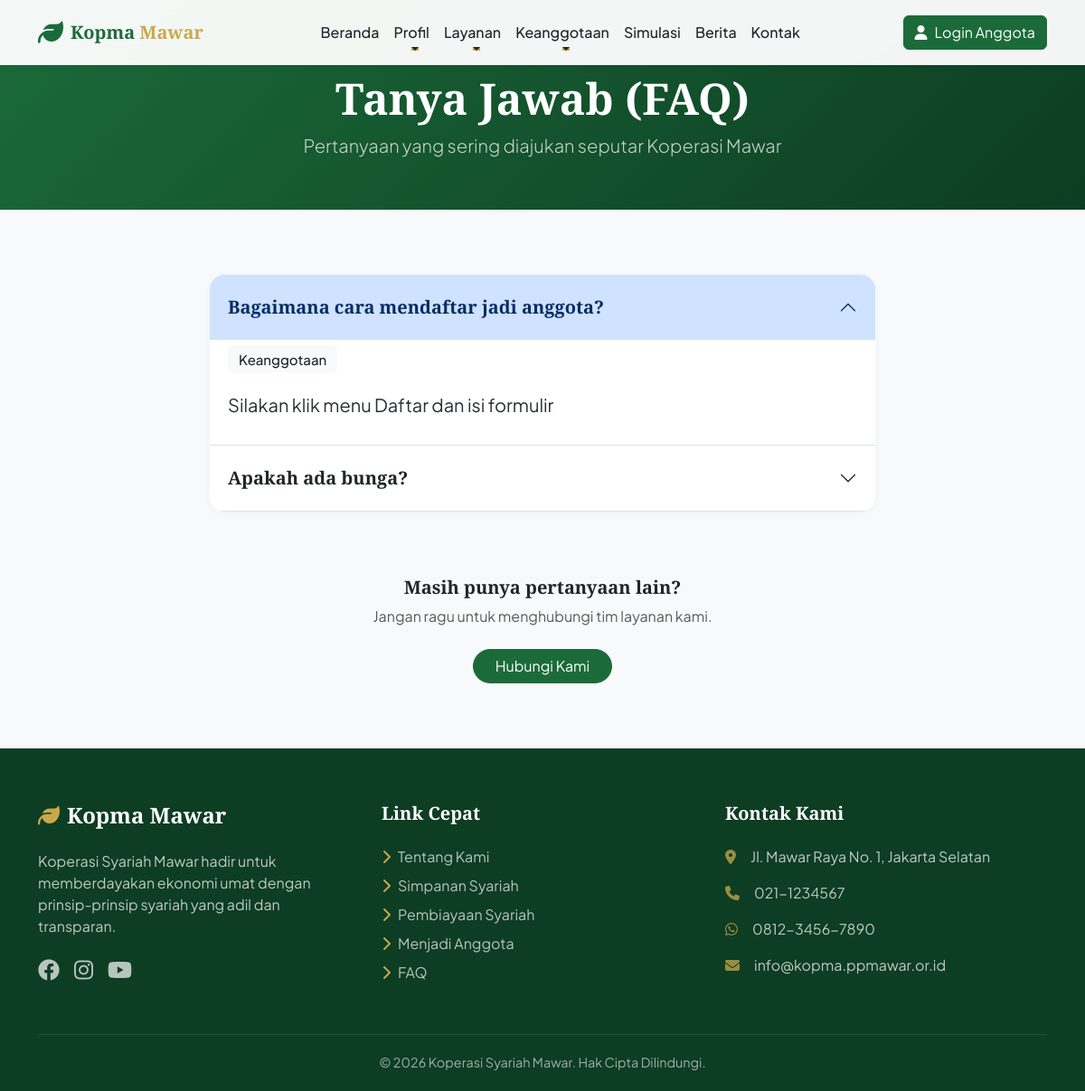
Page /faq on the committed database.
### tables this page shows
CREATE TABLE faqs (
    id INT AUTO_INCREMENT PRIMARY KEY,
    question TEXT NOT NULL,
    answer TEXT NOT NULL,
    category VARCHAR(50),
    sort_order INT DEFAULT 0,
    is_active TINYINT(1) DEFAULT 1,
    created_at DATETIME
);

### app/controllers/FaqController.php (called while the page is built)
<?php
class FaqController extends Controller {
    public function index() {
        $faqModel = $this->model('FaqModel');
        $data = [
            'title' => 'FAQ',
            'faqs' => $faqModel->findActive()
        ];
        $this->view('public/faq', $data);
    }
}

### app/core/App.php (called while the page is built, shortened)
<?php
class App {
    protected $controller = 'HomeController';
    protected $method = 'index';
    public function __construct() {
        $url = $this->parseUrl();
        $controllerName = isset($url[0]) ? str_replace('-', '', ucwords($url[0], '-')) . 'Controller' : $this->controller;
        if (file_exists(APP_ROOT . '/app/controllers/' . $controllerName . '.php')) {
            $this->controller = $controllerName;
            unset($url[0]);
        }
        $this->controller = new $this->controller;
        $this->params = $url ? array_values($url) : [];
        call_user_func_array([$this->controller, $this->method], $this->params);
    }
    public function parseUrl() {
        if (isset($_GET['url'])) {
            $url = rtrim($_GET['url'], '/');
            $url = filter_var($url, FILTER_SANITIZE_URL);
            $url = explode('/', $url);
            return $url;
        }
        return [];
    }
}

### public/index.php (called while the page is built, shortened)
<?php
spl_autoload_register(function($class) {
    $paths = [
        APP_ROOT . '/app/core/' . $class . '.php',
        APP_ROOT . '/app/controllers/' . $class . '.php',
        APP_ROOT . '/app/models/' . $class . '.php',
        APP_ROOT . '/app/helpers/' . $class . '.php',
    ];
    foreach ($paths as $path) {
        if (file_exists($path)) {
            return;
        }
    }
});
$app = new App();

### app/models/FaqModel.php (called while the page is built, shortened)
<?php
class FaqModel {
    private $db;
    public function __construct() {
        $this->db = Database::getInstance()->getConnection();
    }
    public function findActive() {
        $stmt = $this->db->query("SELECT * FROM faqs WHERE is_active = 1 ORDER BY sort_order ASC, created_at DESC");
        return $stmt->fetchAll();
    }
}

### app/core/Database.php (called while the page is built)
<?php
class Database {
    private static $instance = null;
    private $pdo;
    private function __construct() {
        try {
            $dsn = "mysql:host=" . DB_HOST . ";dbname=" . DB_NAME . ";charset=utf8mb4";
            $options = [
                PDO::ATTR_ERRMODE            => PDO::ERRMODE_EXCEPTION,
                PDO::ATTR_DEFAULT_FETCH_MODE => PDO::FETCH_ASSOC,
                PDO::ATTR_EMULATE_PREPARES   => false,
            ];
            $this->pdo = new PDO($dsn, DB_USER, DB_PASS, $options);
        } catch (PDOException $e) {
            die("Connection failed: " . $e->getMessage());
        }
    }
    public static function getInstance() {
        if (self::$instance == null) {
            self::$instance = new Database();
        }
        return self::$instance;
    }
    public function getConnection() {
        return $this->pdo;
    }
}

### app/views/public/faq.php (the view)
<?php include APP_ROOT . '/app/views/layouts/public_header.php'; ?>
<div class="page-header">
    <div class="container">
        <h1 class="display-5 fw-bold">Tanya Jawab (FAQ)</h1>
        <p class="lead opacity-75">Pertanyaan yang sering diajukan seputar Koperasi Mawar</p>
    </div>
</div>
<section class="py-5 my-4">
    <div class="container">
        <div class="row justify-content-center">
            <div class="col-lg-8">
                <?php if(empty($faqs)): ?>
                    <div class="text-center py-5">
                        <h4 class="text-muted">Belum ada FAQ.</h4>
                    </div>
                <?php else: ?>
                    <div class="accordion shadow-sm rounded-4 overflow-hidden" id="accordionFaq">
                        <?php foreach($faqs as $index => $faq): ?>
                        <div class="accordion-item border-0 border-bottom">
                            <h2 class="accordion-header">
                                <button class="accordion-button <?= $index == 0 ? '' : 'collapsed' ?> fw-bold py-4 fs-5" type="button" data-bs-toggle="collapse" data-bs-target="#faq<?= $faq['id'] ?>">
                                    <?= $faq['question'] ?>
                                </button>
                            </h2>
                            <div id="faq<?= $faq['id'] ?>" class="accordion-collapse collapse <?= $index == 0 ? 'show' : '' ?>" data-bs-parent="#accordionFaq">
                                <div class="accordion-body pb-4 pt-0 lh-lg text-secondary-emphasis fs-5">
                                    <span class="badge bg-light text-dark mb-3"><?= $faq['category'] ?></span><br>
                                    <?= nl2br($faq['answer']) ?>
                                </div>
                            </div>
                        </div>
                        <?php endforeach; ?>
                    </div>
                <?php endif; ?>
                <div class="text-center mt-5 pt-4">
                    <h5 class="fw-bold">Masih punya pertanyaan lain?</h5>
                    <p class="text-muted mb-4">Jangan ragu untuk menghubungi tim layanan kami.</p>
                    <a href="<?= BASE_URL ?>/contact" class="btn btn-primary rounded-pill px-4">Hubungi Kami</a>
                </div>
            </div>
        </div>
    </div>
</section>
<?php include APP_ROOT . '/app/views/layouts/public_footer.php'; ?>

### public/assets/css/main.css (style rules this page uses)
:root { --primary: #1B6B3A; --primary-dark: #0D3D22; --primary-light: #2A9D55; --secondary: #C9A84C; --secondary-light: #DFCD90; --dark: #212529; --light: #F8F9FA; --white: #ffffff; --gray: #6c757d; }
body { font-family: 'Plus Jakarta Sans', sans-serif; color: var(--dark); background-color: var(--light); overflow-x: hidden; }
h1, h2, h3, h4, h5, h6, .navbar-brand { font-family: 'Playfair Display', serif; font-weight: 700; }
.btn-primary { background-color: var(--primary); border-color: var(--primary); color: var(--white); transition: all 0.3s ease; }
.badge { padding: 0.5em 0.8em; font-weight: 500; border-radius: 6px; }
.page-header { background: linear-gradient(135deg, var(--primary) 0%, var(--primary-dark) 100%); padding: 80px 0 40px; color: white; text-align: center; position: relative; }
.shadow-sm { box-shadow: 0 2px 10px rgba(0,0,0,0.03) !important; }

### rows in the picture
faqs: question "Bagaimana cara mendaftar jadi anggota?", category "Keanggotaan", answer "Silakan klik menu Daftar dan isi formulir"
faqs: question "Apakah ada bunga?"
